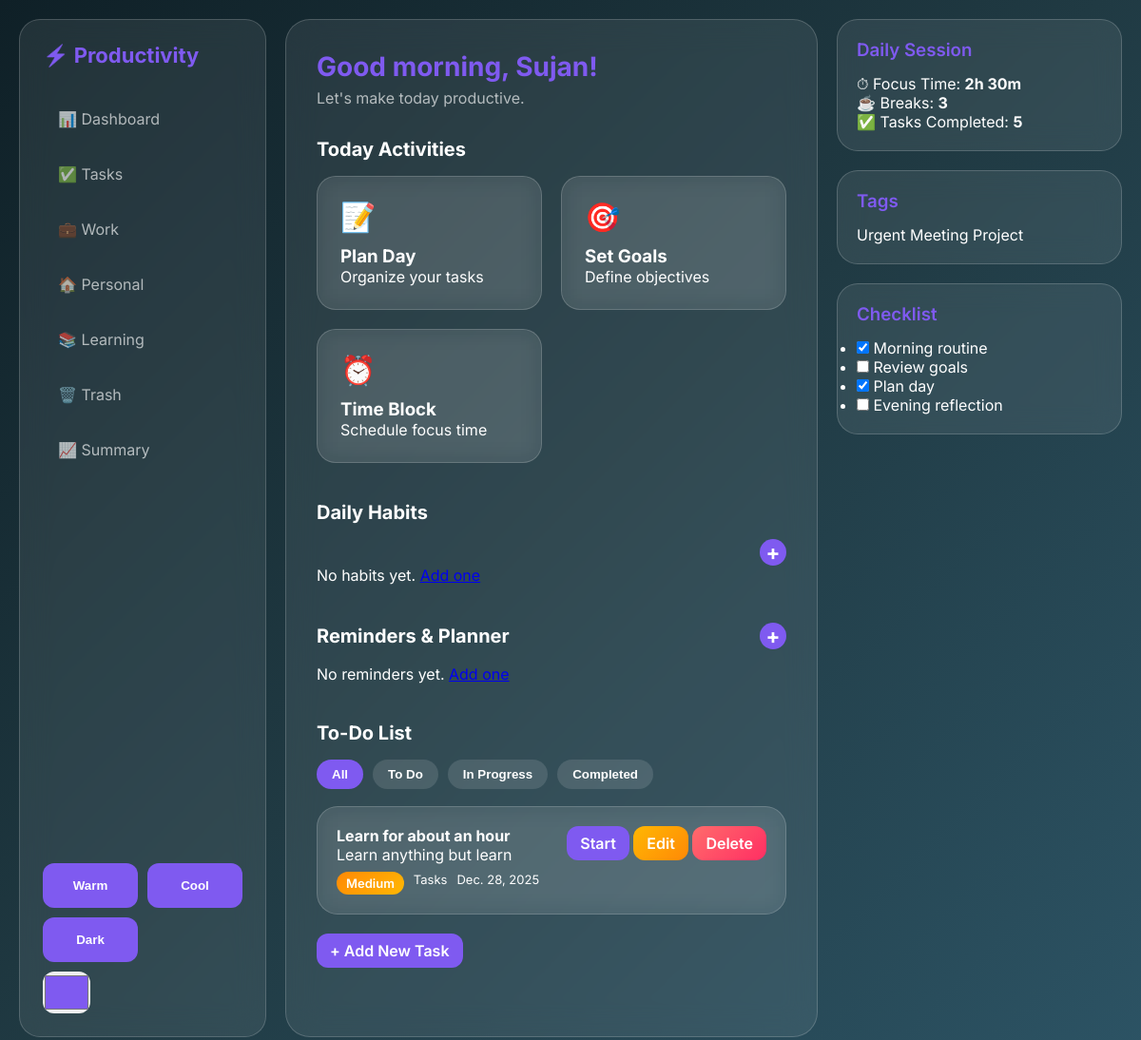
The app's page / (signed in), older data.
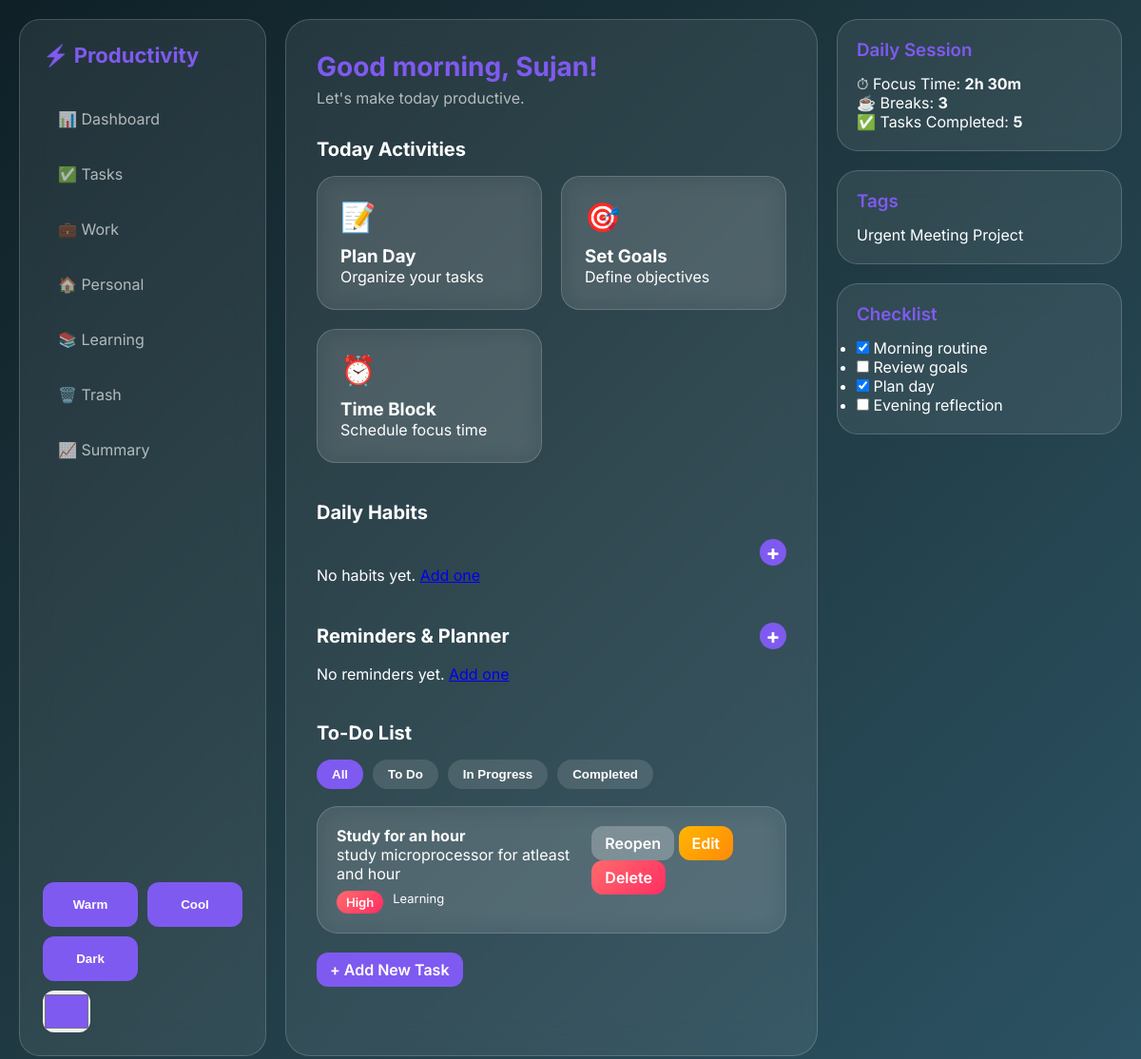
The same page, newer data.
### tasks/models.py (models this page shows, shortened)
class Task(models.Model):
    CATEGORY_CHOICES = [
        ('Tasks', 'Tasks'),
        ('Work', 'Work'),
        ('Personal', 'Personal'),
        ('Learning', 'Learning'),
        ('Trash', 'Trash'),
    ]
    STATUS_CHOICES = [
        ('To Do', 'To Do'),
        ('In Progress', 'In Progress'),
        ('Completed', 'Completed'),
    ]
    PRIORITY_CHOICES = [
        ('Low', 'Low'),
        ('Medium', 'Medium'),
        ('High', 'High'),
    ]
    user = models.ForeignKey(User, on_delete=models.CASCADE)
    title = models.CharField(max_length=200)
    description = models.TextField(blank=True, null=True)
    completed = models.BooleanField(default=False)
    priority = models.CharField(max_length=10, choices=PRIORITY_CHOICES, default='Medium')
    due_date = models.DateField(blank=True, null=True)
    created_at = models.DateTimeField(auto_now_add=True)
    category = models.CharField(max_length=20, choices=CATEGORY_CHOICES, default='Tasks')
    status = models.CharField(max_length=15, choices=STATUS_CHOICES, default='To Do')
    estimated_minutes = models.PositiveIntegerField(default=25)
    started_at = models.DateTimeField(blank=True, null=True)

### tasks/views.py (the view)
# urls.py: path('', views.TaskListView.as_view(), name='dashboard'),  # Dashboard opens TaskListView
class TaskListView(LoginRequiredMixin, ListView):
    model = Task
    template_name = 'tasks/task_list.html'
    context_object_name = 'tasks'
    def get_queryset(self):
        queryset = Task.objects.filter(user=self.request.user)
        query = self.request.GET.get('q')
        category = self.request.GET.get('category')
        if query:
            queryset = queryset.filter(Q(title__icontains=query))
        if category and category != 'all':
            queryset = queryset.filter(category=category)
        return queryset.order_by('-created_at')
    def get_context_data(self, **kwargs):
        context = super().get_context_data(**kwargs)
        context['habits'] = Habit.objects.filter(user=self.request.user)
        context['reminders'] = Reminder.objects.filter(user=self.request.user).order_by('time')
        context['current_category'] = self.request.GET.get('category', 'all')
        return context

### tasks/templates/tasks/task_list.html (shortened to what this page needs)
{% extends 'base.html' %}
{% block content %}
<div class="dashboard">
    <header class="dashboard-header">
        <h1>Good morning, {{ user.first_name|default:user.username }}!</h1>
        <p>Let's make today productive.</p>
    </header>
    <section class="today-activities">
        <h2>Today Activities</h2>
        <div class="activity-cards">
            <a href="{% url 'task_create' %}" class="activity-card">
    <div class="activity-icon">📝</div>
    <h3>Plan Day</h3>
    <p>Organize your tasks</p>
</a>
<a href="{% url 'habit_create' %}" class="activity-card">
    <div class="activity-icon">🎯</div>
    <h3>Set Goals</h3>
    <p>Define objectives</p>
</a>
<a href="{% url 'reminder_create' %}" class="activity-card">
    <div class="activity-icon">⏰</div>
    <h3>Time Block</h3>
    <p>Schedule focus time</p>
</a>
        </div>
    </section>
    <section class="habits-section">
    <div class="section-header">
        <h2>Daily Habits</h2>
        <a href="{% url 'habit_create' %}" class="add-link">+</a>
    </div>
    <div class="habit-cards">
        {% for habit in habits %}
        <div class="habit-card">
            <div class="habit-icon">{{ habit.icon }}</div>
            <h4 class="habit-name">{{ habit.name }}</h4>
            <div class="habit-progress">
                <div class="progress-bar" style="width: {{ habit.progress|default:0 }}%;"></div>
            </div>
            <div class="habit-actions">
                <a href="{% url 'toggle_habit' habit.pk %}" class="btn btn-primary">Complete</a>
                <a href="{% url 'habit_update' habit.pk %}" class="btn btn-warning">Edit</a>
                <a href="{% url 'habit_delete' habit.pk %}" class="btn btn-danger">Delete</a>
            </div>
        </div>
        {% empty %}
        <p class="no-habits">No habits yet. <a href="{% url 'habit_create' %}">Add one</a></p>
        {% endfor %}
    </div>
    </section>
    <section class="reminders-section">
        <h2>Reminders & Planner <a href="{% url 'reminder_create' %}" class="add-link">+</a></h2>
        <div class="reminder-cards">
            {% for reminder in reminders %}
            <div class="reminder-card">
                <h4>{{ reminder.title }}</h4>
                <p>{{ reminder.time }}{% if reminder.date %} - {{ reminder.date }}{% endif %}</p>
                <div class="reminder-actions">
                    <a href="{% url 'reminder_update' reminder.pk %}" class="btn btn-warning">Edit</a>
                    <a href="{% url 'reminder_delete' reminder.pk %}" class="btn btn-danger">Delete</a>
                </div>
            </div>
            {% empty %}
            <p>No reminders yet. <a href="{% url 'reminder_create' %}">Add one</a></p>
            {% endfor %}
        </div>
    </section>
    <section class="todo-section">
        <h2>To-Do List</h2>
        <div class="todo-filters">
            <button class="filter-btn active" data-filter="all">All</button>
            <button class="filter-btn" data-filter="To Do">To Do</button>
            <button class="filter-btn" data-filter="In Progress">In Progress</button>
            <button class="filter-btn" data-filter="Completed">Completed</button>
        </div>
        <div class="todo-list">
            {% for task in tasks %}
            <div class="todo-item" data-status="{{ task.status }}">
                <div class="todo-content">
                    <h4>{{ task.title }}</h4>
                    {% if task.description %}<p>{{ task.description }}</p>{% endif %}
                    <div class="todo-meta">
                        <span class="priority {{ task.priority|lower }}">{{ task.priority }}</span>
                        <span class="category">{{ task.category }}</span>
                    {% if task.due_date %}<span class="due-date">{{ task.due_date }}</span>{% endif %}
                    </div>
                </div>
                <div class="todo-actions">
                    {% if task.status == 'To Do' %}
                        <a href="{% url 'toggle_complete' task.pk %}" class="btn btn-primary">Start</a>
                    {% elif task.status == 'In Progress' %}
                        <a href="{% url 'toggle_complete' task.pk %}" class="btn btn-success">Complete</a>
                    {% else %}
                        <a href="{% url 'toggle_complete' task.pk %}" class="btn btn-secondary">Reopen</a>
                    {% endif %}
                    <a href="{% url 'task_update' task.pk %}" class="btn btn-warning">Edit</a>
                    <a href="{% url 'task_delete' task.pk %}" class="btn btn-danger">Delete</a>
                </div>
            </div>
            {% endfor %}
        </div>
        <a href="{% url 'task_create' %}" class="btn btn-primary add-task-btn">+ Add New Task</a>
    </section>
</div>
{% endblock %}

### tasks/templates/base.html (shortened to what this page needs)
{% load static %}
<!DOCTYPE html>
<html lang="en">
<head>
    <link rel="stylesheet" href="{% static 'css/styles.css' %}">
</head>
<body>
<div class="app-container">
    <aside class="sidebar">
        <div class="sidebar-header">
            <h2 class="logo">⚡ Productivity</h2>
        </div>
        <nav class="sidebar-nav">
            <nav class="sidebar-nav">
                <a href="{% url 'dashboard' %}" class="nav-item">📊 Dashboard</a>
                <a href="{% url 'tasks' %}" class="nav-item">✅ Tasks</a>
                <a href="{% url 'work' %}" class="nav-item">💼 Work</a>
                <a href="{% url 'personal' %}" class="nav-item">🏠 Personal</a>
                <a href="{% url 'learning' %}" class="nav-item">📚 Learning</a>
                <a href="{% url 'trash' %}" class="nav-item">🗑️ Trash</a>
                <a href="{% url 'summary' %}" class="nav-item">📈 Summary</a>
            </nav>
        </nav>
        <div class="sidebar-footer">
            <div class="theme-switcher">
                <button id="theme-warm">Warm</button>
                <button id="theme-cool">Cool</button>
                <button id="theme-dark">Dark</button>
                <input type="color" id="theme-custom" value="#7f5af0">
            </div>
        </div>
    </aside>
    <main class="main-content">
        {% block content %}{% endblock %}
    </main>
    <aside class="right-panel">
        <div class="panel-section">
            <h3>Daily Session</h3>
            <div class="session-details">
                <p>⏱ Focus Time: <strong>2h 30m</strong></p>
                <p>☕ Breaks: <strong>3</strong></p>
                <p>✅ Tasks Completed: <strong>5</strong></p>
            </div>
        </div>
        <div class="panel-section">
            <h3>Tags</h3>
            <div class="tags">
                <span class="tag">Urgent</span>
                <span class="tag">Meeting</span>
                <span class="tag">Project</span>
            </div>
        </div>
        <div class="panel-section">
            <h3>Checklist</h3>
            <ul class="checklist">
                <li><input type="checkbox" checked> Morning routine</li>
                <li><input type="checkbox"> Review goals</li>
                <li><input type="checkbox" checked> Plan day</li>
                <li><input type="checkbox"> Evening reflection</li>
            </ul>
        </div>
    </aside>
</div>
</body>
</html>

Row changes from the older to the newer data that the page shows:
removed Task: title "Learn for about an hour", description "Learn anything but learn", priority "Medium", category "Tasks", due_date "Dec. 28, 2025", status "Start"
added Task: title "Study for an hour", description "study microprocessor for atleast and hour", priority "High", category "Learning", status "Reopen"
